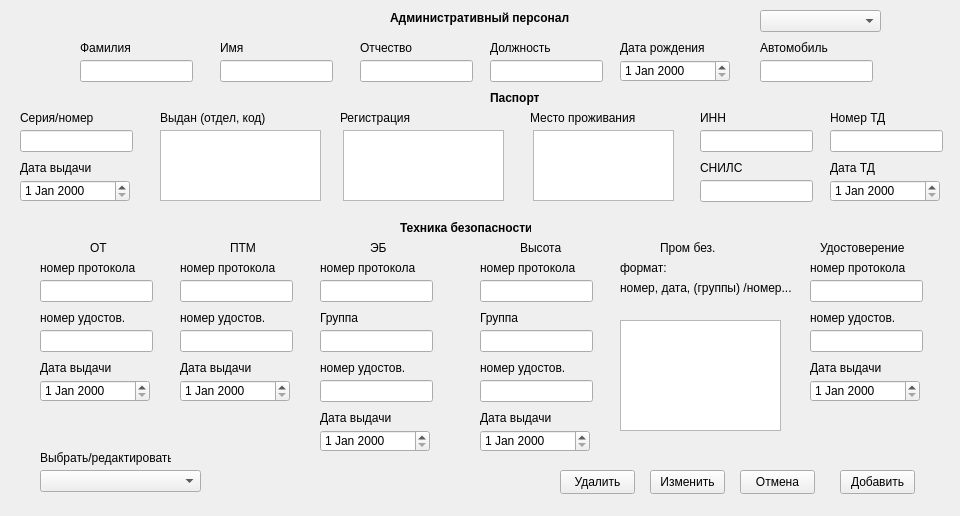
<?xml version="1.0" encoding="UTF-8"?>
<ui version="4.0">
 <class>Form</class>
 <widget class="QWidget" name="Form">
  <property name="geometry">
   <rect>
    <x>0</x>
    <y>0</y>
    <width>960</width>
    <height>516</height>
   </rect>
  </property>
  <property name="windowTitle">
   <string>Form</string>
  </property>
  <widget class="QLabel" name="label">
   <property name="geometry">
    <rect>
     <x>390</x>
     <y>10</y>
     <width>191</width>
     <height>16</height>
    </rect>
   </property>
   <property name="font">
    <font>
     <bold>true</bold>
    </font>
   </property>
   <property name="text">
    <string>Административный персонал</string>
   </property>
  </widget>
  <widget class="QLineEdit" name="family">
   <property name="geometry">
    <rect>
     <x>80</x>
     <y>60</y>
     <width>113</width>
     <height>22</height>
    </rect>
   </property>
  </widget>
  <widget class="QLineEdit" name="name">
   <property name="geometry">
    <rect>
     <x>220</x>
     <y>60</y>
     <width>113</width>
     <height>22</height>
    </rect>
   </property>
  </widget>
  <widget class="QLineEdit" name="surname">
   <property name="geometry">
    <rect>
     <x>360</x>
     <y>60</y>
     <width>113</width>
     <height>22</height>
    </rect>
   </property>
  </widget>
  <widget class="QLabel" name="label_2">
   <property name="geometry">
    <rect>
     <x>80</x>
     <y>40</y>
     <width>61</width>
     <height>16</height>
    </rect>
   </property>
   <property name="text">
    <string>Фамилия</string>
   </property>
  </widget>
  <widget class="QLabel" name="label_3">
   <property name="geometry">
    <rect>
     <x>220</x>
     <y>40</y>
     <width>61</width>
     <height>16</height>
    </rect>
   </property>
   <property name="text">
    <string>Имя</string>
   </property>
  </widget>
  <widget class="QLabel" name="label_4">
   <property name="geometry">
    <rect>
     <x>360</x>
     <y>40</y>
     <width>61</width>
     <height>16</height>
    </rect>
   </property>
   <property name="text">
    <string>Отчество</string>
   </property>
  </widget>
  <widget class="QLineEdit" name="post">
   <property name="geometry">
    <rect>
     <x>490</x>
     <y>60</y>
     <width>113</width>
     <height>22</height>
    </rect>
   </property>
  </widget>
  <widget class="QLabel" name="label_5">
   <property name="geometry">
    <rect>
     <x>490</x>
     <y>40</y>
     <width>71</width>
     <height>16</height>
    </rect>
   </property>
   <property name="text">
    <string>Должность</string>
   </property>
  </widget>
  <widget class="QDateEdit" name="bday">
   <property name="geometry">
    <rect>
     <x>620</x>
     <y>60</y>
     <width>110</width>
     <height>22</height>
    </rect>
   </property>
  </widget>
  <widget class="QLabel" name="label_6">
   <property name="geometry">
    <rect>
     <x>620</x>
     <y>40</y>
     <width>91</width>
     <height>16</height>
    </rect>
   </property>
   <property name="text">
    <string>Дата рождения</string>
   </property>
  </widget>
  <widget class="QLabel" name="label_7">
   <property name="geometry">
    <rect>
     <x>490</x>
     <y>90</y>
     <width>49</width>
     <height>16</height>
    </rect>
   </property>
   <property name="font">
    <font>
     <bold>true</bold>
    </font>
   </property>
   <property name="text">
    <string>Паспорт</string>
   </property>
  </widget>
  <widget class="QLineEdit" name="passport">
   <property name="geometry">
    <rect>
     <x>20</x>
     <y>130</y>
     <width>113</width>
     <height>22</height>
    </rect>
   </property>
  </widget>
  <widget class="QTextEdit" name="passport_got">
   <property name="geometry">
    <rect>
     <x>160</x>
     <y>130</y>
     <width>161</width>
     <height>71</height>
    </rect>
   </property>
  </widget>
  <widget class="QTextEdit" name="adr">
   <property name="geometry">
    <rect>
     <x>343</x>
     <y>130</y>
     <width>161</width>
     <height>71</height>
    </rect>
   </property>
  </widget>
  <widget class="QTextEdit" name="live_adr">
   <property name="geometry">
    <rect>
     <x>533</x>
     <y>130</y>
     <width>141</width>
     <height>71</height>
    </rect>
   </property>
  </widget>
  <widget class="QLabel" name="label_8">
   <property name="geometry">
    <rect>
     <x>20</x>
     <y>110</y>
     <width>101</width>
     <height>16</height>
    </rect>
   </property>
   <property name="text">
    <string>Серия/номер</string>
   </property>
  </widget>
  <widget class="QLabel" name="label_9">
   <property name="geometry">
    <rect>
     <x>160</x>
     <y>110</y>
     <width>151</width>
     <height>16</height>
    </rect>
   </property>
   <property name="text">
    <string>Выдан (отдел, код)</string>
   </property>
  </widget>
  <widget class="QLabel" name="label_10">
   <property name="geometry">
    <rect>
     <x>20</x>
     <y>160</y>
     <width>101</width>
     <height>16</height>
    </rect>
   </property>
   <property name="text">
    <string>Дата выдачи</string>
   </property>
  </widget>
  <widget class="QLabel" name="label_11">
   <property name="geometry">
    <rect>
     <x>340</x>
     <y>110</y>
     <width>91</width>
     <height>16</height>
    </rect>
   </property>
   <property name="text">
    <string>Регистрация</string>
   </property>
  </widget>
  <widget class="QLabel" name="label_12">
   <property name="geometry">
    <rect>
     <x>530</x>
     <y>110</y>
     <width>121</width>
     <height>16</height>
    </rect>
   </property>
   <property name="text">
    <string>Место проживания</string>
   </property>
  </widget>
  <widget class="QLineEdit" name="inn">
   <property name="geometry">
    <rect>
     <x>700</x>
     <y>130</y>
     <width>113</width>
     <height>22</height>
    </rect>
   </property>
  </widget>
  <widget class="QLineEdit" name="snils">
   <property name="geometry">
    <rect>
     <x>700</x>
     <y>180</y>
     <width>113</width>
     <height>22</height>
    </rect>
   </property>
  </widget>
  <widget class="QLabel" name="label_13">
   <property name="geometry">
    <rect>
     <x>700</x>
     <y>110</y>
     <width>101</width>
     <height>16</height>
    </rect>
   </property>
   <property name="text">
    <string>ИНН</string>
   </property>
  </widget>
  <widget class="QLabel" name="label_14">
   <property name="geometry">
    <rect>
     <x>700</x>
     <y>160</y>
     <width>101</width>
     <height>16</height>
    </rect>
   </property>
   <property name="text">
    <string>СНИЛС</string>
   </property>
  </widget>
  <widget class="QLineEdit" name="n_td">
   <property name="geometry">
    <rect>
     <x>830</x>
     <y>130</y>
     <width>113</width>
     <height>22</height>
    </rect>
   </property>
  </widget>
  <widget class="QLabel" name="label_15">
   <property name="geometry">
    <rect>
     <x>830</x>
     <y>110</y>
     <width>101</width>
     <height>16</height>
    </rect>
   </property>
   <property name="text">
    <string>Номер ТД</string>
   </property>
  </widget>
  <widget class="QDateEdit" name="d_td">
   <property name="geometry">
    <rect>
     <x>830</x>
     <y>180</y>
     <width>110</width>
     <height>22</height>
    </rect>
   </property>
  </widget>
  <widget class="QLabel" name="label_16">
   <property name="geometry">
    <rect>
     <x>830</x>
     <y>160</y>
     <width>101</width>
     <height>16</height>
    </rect>
   </property>
   <property name="text">
    <string>Дата ТД</string>
   </property>
  </widget>
  <widget class="QLabel" name="label_17">
   <property name="geometry">
    <rect>
     <x>400</x>
     <y>220</y>
     <width>131</width>
     <height>16</height>
    </rect>
   </property>
   <property name="font">
    <font>
     <bold>true</bold>
    </font>
   </property>
   <property name="text">
    <string>Техника безопасности</string>
   </property>
  </widget>
  <widget class="QLabel" name="label_18">
   <property name="geometry">
    <rect>
     <x>90</x>
     <y>240</y>
     <width>49</width>
     <height>16</height>
    </rect>
   </property>
   <property name="text">
    <string>ОТ</string>
   </property>
  </widget>
  <widget class="QLineEdit" name="n_OT_p">
   <property name="geometry">
    <rect>
     <x>40</x>
     <y>280</y>
     <width>113</width>
     <height>22</height>
    </rect>
   </property>
  </widget>
  <widget class="QLineEdit" name="n_OT_c">
   <property name="geometry">
    <rect>
     <x>40</x>
     <y>330</y>
     <width>113</width>
     <height>22</height>
    </rect>
   </property>
  </widget>
  <widget class="QDateEdit" name="d_OT">
   <property name="geometry">
    <rect>
     <x>40</x>
     <y>380</y>
     <width>110</width>
     <height>22</height>
    </rect>
   </property>
  </widget>
  <widget class="QLabel" name="label_19">
   <property name="geometry">
    <rect>
     <x>40</x>
     <y>260</y>
     <width>111</width>
     <height>16</height>
    </rect>
   </property>
   <property name="text">
    <string>номер протокола</string>
   </property>
  </widget>
  <widget class="QLabel" name="label_20">
   <property name="geometry">
    <rect>
     <x>40</x>
     <y>310</y>
     <width>111</width>
     <height>16</height>
    </rect>
   </property>
   <property name="text">
    <string>номер удостов.</string>
   </property>
  </widget>
  <widget class="QLabel" name="label_21">
   <property name="geometry">
    <rect>
     <x>40</x>
     <y>360</y>
     <width>111</width>
     <height>16</height>
    </rect>
   </property>
   <property name="text">
    <string>Дата выдачи</string>
   </property>
  </widget>
  <widget class="QLabel" name="label_22">
   <property name="geometry">
    <rect>
     <x>180</x>
     <y>310</y>
     <width>111</width>
     <height>16</height>
    </rect>
   </property>
   <property name="text">
    <string>номер удостов.</string>
   </property>
  </widget>
  <widget class="QLabel" name="label_23">
   <property name="geometry">
    <rect>
     <x>230</x>
     <y>240</y>
     <width>49</width>
     <height>16</height>
    </rect>
   </property>
   <property name="text">
    <string>ПТМ</string>
   </property>
  </widget>
  <widget class="QLineEdit" name="n_PTM_c">
   <property name="geometry">
    <rect>
     <x>180</x>
     <y>330</y>
     <width>113</width>
     <height>22</height>
    </rect>
   </property>
  </widget>
  <widget class="QLabel" name="label_24">
   <property name="geometry">
    <rect>
     <x>180</x>
     <y>360</y>
     <width>111</width>
     <height>16</height>
    </rect>
   </property>
   <property name="text">
    <string>Дата выдачи</string>
   </property>
  </widget>
  <widget class="QLabel" name="label_25">
   <property name="geometry">
    <rect>
     <x>180</x>
     <y>260</y>
     <width>111</width>
     <height>16</height>
    </rect>
   </property>
   <property name="text">
    <string>номер протокола</string>
   </property>
  </widget>
  <widget class="QLineEdit" name="n_PTM_p">
   <property name="geometry">
    <rect>
     <x>180</x>
     <y>280</y>
     <width>113</width>
     <height>22</height>
    </rect>
   </property>
  </widget>
  <widget class="QDateEdit" name="d_PTM">
   <property name="geometry">
    <rect>
     <x>180</x>
     <y>380</y>
     <width>110</width>
     <height>22</height>
    </rect>
   </property>
  </widget>
  <widget class="QLabel" name="label_26">
   <property name="geometry">
    <rect>
     <x>320</x>
     <y>360</y>
     <width>111</width>
     <height>16</height>
    </rect>
   </property>
   <property name="text">
    <string>номер удостов.</string>
   </property>
  </widget>
  <widget class="QLabel" name="label_27">
   <property name="geometry">
    <rect>
     <x>370</x>
     <y>240</y>
     <width>49</width>
     <height>16</height>
    </rect>
   </property>
   <property name="text">
    <string>ЭБ</string>
   </property>
  </widget>
  <widget class="QLineEdit" name="n_ES_c">
   <property name="geometry">
    <rect>
     <x>320</x>
     <y>380</y>
     <width>113</width>
     <height>22</height>
    </rect>
   </property>
  </widget>
  <widget class="QLabel" name="label_28">
   <property name="geometry">
    <rect>
     <x>320</x>
     <y>410</y>
     <width>111</width>
     <height>16</height>
    </rect>
   </property>
   <property name="text">
    <string>Дата выдачи</string>
   </property>
  </widget>
  <widget class="QLabel" name="label_29">
   <property name="geometry">
    <rect>
     <x>320</x>
     <y>260</y>
     <width>111</width>
     <height>16</height>
    </rect>
   </property>
   <property name="text">
    <string>номер протокола</string>
   </property>
  </widget>
  <widget class="QLineEdit" name="n_ES_p">
   <property name="geometry">
    <rect>
     <x>320</x>
     <y>280</y>
     <width>113</width>
     <height>22</height>
    </rect>
   </property>
  </widget>
  <widget class="QDateEdit" name="d_ES">
   <property name="geometry">
    <rect>
     <x>320</x>
     <y>430</y>
     <width>110</width>
     <height>22</height>
    </rect>
   </property>
  </widget>
  <widget class="QLineEdit" name="n_ES_g">
   <property name="geometry">
    <rect>
     <x>320</x>
     <y>330</y>
     <width>113</width>
     <height>22</height>
    </rect>
   </property>
  </widget>
  <widget class="QLabel" name="label_30">
   <property name="geometry">
    <rect>
     <x>320</x>
     <y>310</y>
     <width>111</width>
     <height>16</height>
    </rect>
   </property>
   <property name="text">
    <string>Группа</string>
   </property>
  </widget>
  <widget class="QLineEdit" name="n_H_g">
   <property name="geometry">
    <rect>
     <x>480</x>
     <y>330</y>
     <width>113</width>
     <height>22</height>
    </rect>
   </property>
  </widget>
  <widget class="QLabel" name="label_31">
   <property name="geometry">
    <rect>
     <x>480</x>
     <y>310</y>
     <width>111</width>
     <height>16</height>
    </rect>
   </property>
   <property name="text">
    <string>Группа</string>
   </property>
  </widget>
  <widget class="QLabel" name="label_32">
   <property name="geometry">
    <rect>
     <x>480</x>
     <y>260</y>
     <width>111</width>
     <height>16</height>
    </rect>
   </property>
   <property name="text">
    <string>номер протокола</string>
   </property>
  </widget>
  <widget class="QDateEdit" name="d_H">
   <property name="geometry">
    <rect>
     <x>480</x>
     <y>430</y>
     <width>110</width>
     <height>22</height>
    </rect>
   </property>
  </widget>
  <widget class="QLineEdit" name="n_H_c">
   <property name="geometry">
    <rect>
     <x>480</x>
     <y>380</y>
     <width>113</width>
     <height>22</height>
    </rect>
   </property>
  </widget>
  <widget class="QLabel" name="label_33">
   <property name="geometry">
    <rect>
     <x>480</x>
     <y>360</y>
     <width>111</width>
     <height>16</height>
    </rect>
   </property>
   <property name="text">
    <string>номер удостов.</string>
   </property>
  </widget>
  <widget class="QLabel" name="label_34">
   <property name="geometry">
    <rect>
     <x>480</x>
     <y>410</y>
     <width>111</width>
     <height>16</height>
    </rect>
   </property>
   <property name="text">
    <string>Дата выдачи</string>
   </property>
  </widget>
  <widget class="QLineEdit" name="n_H_p">
   <property name="geometry">
    <rect>
     <x>480</x>
     <y>280</y>
     <width>113</width>
     <height>22</height>
    </rect>
   </property>
  </widget>
  <widget class="QLabel" name="label_35">
   <property name="geometry">
    <rect>
     <x>520</x>
     <y>240</y>
     <width>49</width>
     <height>16</height>
    </rect>
   </property>
   <property name="text">
    <string>Высота</string>
   </property>
  </widget>
  <widget class="QLabel" name="label_36">
   <property name="geometry">
    <rect>
     <x>660</x>
     <y>240</y>
     <width>61</width>
     <height>16</height>
    </rect>
   </property>
   <property name="text">
    <string>Пром без.</string>
   </property>
  </widget>
  <widget class="QTextEdit" name="promsave">
   <property name="geometry">
    <rect>
     <x>620</x>
     <y>320</y>
     <width>161</width>
     <height>111</height>
    </rect>
   </property>
  </widget>
  <widget class="QLabel" name="label_37">
   <property name="geometry">
    <rect>
     <x>620</x>
     <y>280</y>
     <width>171</width>
     <height>16</height>
    </rect>
   </property>
   <property name="text">
    <string>номер, дата, (группы) /номер....</string>
   </property>
  </widget>
  <widget class="QLabel" name="label_38">
   <property name="geometry">
    <rect>
     <x>620</x>
     <y>260</y>
     <width>49</width>
     <height>16</height>
    </rect>
   </property>
   <property name="text">
    <string>формат:</string>
   </property>
  </widget>
  <widget class="QLabel" name="label_39">
   <property name="geometry">
    <rect>
     <x>620</x>
     <y>300</y>
     <width>49</width>
     <height>16</height>
    </rect>
   </property>
   <property name="text">
    <string/>
   </property>
  </widget>
  <widget class="QLabel" name="label_40">
   <property name="geometry">
    <rect>
     <x>760</x>
     <y>40</y>
     <width>121</width>
     <height>16</height>
    </rect>
   </property>
   <property name="text">
    <string>Автомобиль</string>
   </property>
  </widget>
  <widget class="QLineEdit" name="n_ST_c">
   <property name="geometry">
    <rect>
     <x>810</x>
     <y>330</y>
     <width>113</width>
     <height>22</height>
    </rect>
   </property>
  </widget>
  <widget class="QLabel" name="label_41">
   <property name="geometry">
    <rect>
     <x>810</x>
     <y>310</y>
     <width>111</width>
     <height>16</height>
    </rect>
   </property>
   <property name="text">
    <string>номер удостов.</string>
   </property>
  </widget>
  <widget class="QLabel" name="label_42">
   <property name="geometry">
    <rect>
     <x>810</x>
     <y>360</y>
     <width>111</width>
     <height>16</height>
    </rect>
   </property>
   <property name="text">
    <string>Дата выдачи</string>
   </property>
  </widget>
  <widget class="QDateEdit" name="d_ST">
   <property name="geometry">
    <rect>
     <x>810</x>
     <y>380</y>
     <width>110</width>
     <height>22</height>
    </rect>
   </property>
  </widget>
  <widget class="QLabel" name="label_43">
   <property name="geometry">
    <rect>
     <x>810</x>
     <y>260</y>
     <width>111</width>
     <height>16</height>
    </rect>
   </property>
   <property name="text">
    <string>номер протокола</string>
   </property>
  </widget>
  <widget class="QLineEdit" name="n_ST_p">
   <property name="geometry">
    <rect>
     <x>810</x>
     <y>280</y>
     <width>113</width>
     <height>22</height>
    </rect>
   </property>
  </widget>
  <widget class="QLabel" name="label_44">
   <property name="geometry">
    <rect>
     <x>820</x>
     <y>240</y>
     <width>91</width>
     <height>16</height>
    </rect>
   </property>
   <property name="text">
    <string>Удостоверение</string>
   </property>
  </widget>
  <widget class="QComboBox" name="cb_auto">
   <property name="geometry">
    <rect>
     <x>760</x>
     <y>10</y>
     <width>121</width>
     <height>22</height>
    </rect>
   </property>
  </widget>
  <widget class="QComboBox" name="cb_chouse">
   <property name="geometry">
    <rect>
     <x>40</x>
     <y>470</y>
     <width>161</width>
     <height>22</height>
    </rect>
   </property>
  </widget>
  <widget class="QLabel" name="label_45">
   <property name="geometry">
    <rect>
     <x>40</x>
     <y>450</y>
     <width>131</width>
     <height>16</height>
    </rect>
   </property>
   <property name="text">
    <string>Выбрать/редактировать</string>
   </property>
  </widget>
  <widget class="QPushButton" name="b_change">
   <property name="geometry">
    <rect>
     <x>650</x>
     <y>470</y>
     <width>75</width>
     <height>24</height>
    </rect>
   </property>
   <property name="text">
    <string>Изменить</string>
   </property>
  </widget>
  <widget class="QPushButton" name="b_cancel">
   <property name="geometry">
    <rect>
     <x>740</x>
     <y>470</y>
     <width>75</width>
     <height>24</height>
    </rect>
   </property>
   <property name="text">
    <string>Отмена</string>
   </property>
  </widget>
  <widget class="QPushButton" name="b_kill">
   <property name="geometry">
    <rect>
     <x>560</x>
     <y>470</y>
     <width>75</width>
     <height>24</height>
    </rect>
   </property>
   <property name="text">
    <string>Удалить</string>
   </property>
  </widget>
  <widget class="QPushButton" name="b_ok">
   <property name="geometry">
    <rect>
     <x>840</x>
     <y>470</y>
     <width>75</width>
     <height>24</height>
    </rect>
   </property>
   <property name="text">
    <string>Добавить</string>
   </property>
  </widget>
  <widget class="QDateEdit" name="passport_date">
   <property name="geometry">
    <rect>
     <x>20</x>
     <y>180</y>
     <width>110</width>
     <height>22</height>
    </rect>
   </property>
  </widget>
  <widget class="QLineEdit" name="my_auto">
   <property name="geometry">
    <rect>
     <x>760</x>
     <y>60</y>
     <width>113</width>
     <height>22</height>
    </rect>
   </property>
  </widget>
 </widget>
 <resources/>
 <connections/>
</ui>
